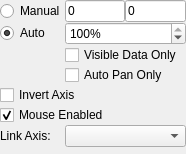
<?xml version="1.0" encoding="UTF-8"?>
<ui version="4.0">
 <class>Form</class>
 <widget class="QWidget" name="Form">
  <property name="geometry">
   <rect>
    <x>0</x>
    <y>0</y>
    <width>186</width>
    <height>154</height>
   </rect>
  </property>
  <property name="maximumSize">
   <size>
    <width>200</width>
    <height>16777215</height>
   </size>
  </property>
  <property name="windowTitle">
   <string>PyQtGraph</string>
  </property>
  <layout class="QGridLayout" name="gridLayout">
   <property name="margin">
    <number>0</number>
   </property>
   <property name="spacing">
    <number>0</number>
   </property>
   <item row="7" column="0" colspan="2">
    <widget class="QLabel" name="label">
     <property name="text">
      <string>Link Axis:</string>
     </property>
    </widget>
   </item>
   <item row="7" column="2" colspan="2">
    <widget class="QComboBox" name="linkCombo">
     <property name="toolTip">
      <string>&lt;html&gt;&lt;head/&gt;&lt;body&gt;&lt;p&gt;Links this axis with another view. When linked, both views will display the same data range.&lt;/p&gt;&lt;/body&gt;&lt;/html&gt;</string>
     </property>
     <property name="sizeAdjustPolicy">
      <enum>QComboBox::AdjustToContents</enum>
     </property>
    </widget>
   </item>
   <item row="2" column="2" colspan="2">
    <widget class="QSpinBox" name="autoPercentSpin">
     <property name="enabled">
      <bool>true</bool>
     </property>
     <property name="toolTip">
      <string>&lt;html&gt;&lt;head/&gt;&lt;body&gt;&lt;p&gt;Percent of data to be visible when auto-scaling. It may be useful to decrease this value for data with spiky noise.&lt;/p&gt;&lt;/body&gt;&lt;/html&gt;</string>
     </property>
     <property name="suffix">
      <string>%</string>
     </property>
     <property name="minimum">
      <number>1</number>
     </property>
     <property name="maximum">
      <number>100</number>
     </property>
     <property name="singleStep">
      <number>1</number>
     </property>
     <property name="value">
      <number>100</number>
     </property>
    </widget>
   </item>
   <item row="2" column="0" colspan="2">
    <widget class="QRadioButton" name="autoRadio">
     <property name="toolTip">
      <string>&lt;html&gt;&lt;head/&gt;&lt;body&gt;&lt;p&gt;Automatically resize this axis whenever the displayed data is changed.&lt;/p&gt;&lt;/body&gt;&lt;/html&gt;</string>
     </property>
     <property name="text">
      <string>Auto</string>
     </property>
     <property name="checked">
      <bool>true</bool>
     </property>
    </widget>
   </item>
   <item row="1" column="0" colspan="2">
    <widget class="QRadioButton" name="manualRadio">
     <property name="toolTip">
      <string>&lt;html&gt;&lt;head/&gt;&lt;body&gt;&lt;p&gt;Set the range for this axis manually. This disables automatic scaling. &lt;/p&gt;&lt;/body&gt;&lt;/html&gt;</string>
     </property>
     <property name="text">
      <string>Manual</string>
     </property>
    </widget>
   </item>
   <item row="1" column="2">
    <widget class="QLineEdit" name="minText">
     <property name="toolTip">
      <string>&lt;html&gt;&lt;head/&gt;&lt;body&gt;&lt;p&gt;Minimum value to display for this axis.&lt;/p&gt;&lt;/body&gt;&lt;/html&gt;</string>
     </property>
     <property name="text">
      <string>0</string>
     </property>
    </widget>
   </item>
   <item row="1" column="3">
    <widget class="QLineEdit" name="maxText">
     <property name="toolTip">
      <string>&lt;html&gt;&lt;head/&gt;&lt;body&gt;&lt;p&gt;Maximum value to display for this axis.&lt;/p&gt;&lt;/body&gt;&lt;/html&gt;</string>
     </property>
     <property name="text">
      <string>0</string>
     </property>
    </widget>
   </item>
   <item row="5" column="0" colspan="4">
    <widget class="QCheckBox" name="invertCheck">
     <property name="toolTip">
      <string>&lt;html&gt;&lt;head/&gt;&lt;body&gt;&lt;p&gt;Inverts the display of this axis. (+y points downward instead of upward)&lt;/p&gt;&lt;/body&gt;&lt;/html&gt;</string>
     </property>
     <property name="text">
      <string>Invert Axis</string>
     </property>
    </widget>
   </item>
   <item row="6" column="0" colspan="4">
    <widget class="QCheckBox" name="mouseCheck">
     <property name="toolTip">
      <string>&lt;html&gt;&lt;head/&gt;&lt;body&gt;&lt;p&gt;Enables mouse interaction (panning, scaling) for this axis.&lt;/p&gt;&lt;/body&gt;&lt;/html&gt;</string>
     </property>
     <property name="text">
      <string>Mouse Enabled</string>
     </property>
     <property name="checked">
      <bool>true</bool>
     </property>
    </widget>
   </item>
   <item row="3" column="2" colspan="2">
    <widget class="QCheckBox" name="visibleOnlyCheck">
     <property name="toolTip">
      <string>&lt;html&gt;&lt;head/&gt;&lt;body&gt;&lt;p&gt;When checked, the axis will only auto-scale to data that is visible along the orthogonal axis.&lt;/p&gt;&lt;/body&gt;&lt;/html&gt;</string>
     </property>
     <property name="text">
      <string>Visible Data Only</string>
     </property>
    </widget>
   </item>
   <item row="4" column="2" colspan="2">
    <widget class="QCheckBox" name="autoPanCheck">
     <property name="toolTip">
      <string>&lt;html&gt;&lt;head/&gt;&lt;body&gt;&lt;p&gt;When checked, the axis will automatically pan to center on the current data, but the scale along this axis will not change.&lt;/p&gt;&lt;/body&gt;&lt;/html&gt;</string>
     </property>
     <property name="text">
      <string>Auto Pan Only</string>
     </property>
    </widget>
   </item>
  </layout>
 </widget>
 <resources/>
 <connections/>
</ui>
